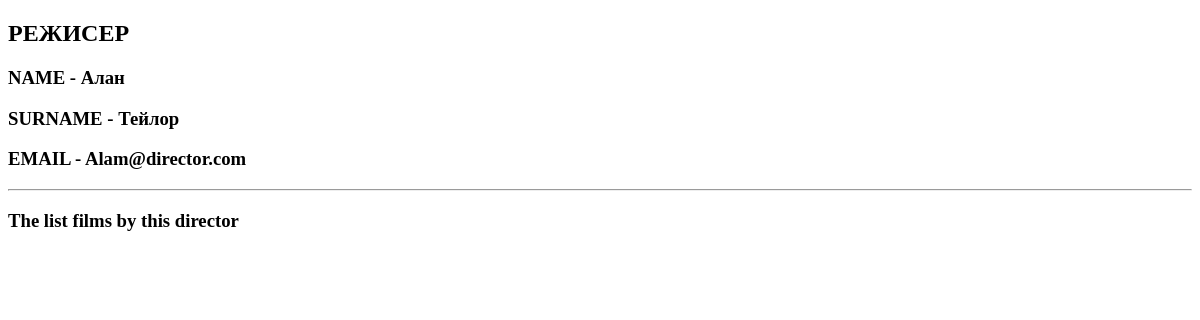
Before: /directors/1 with the older database file.
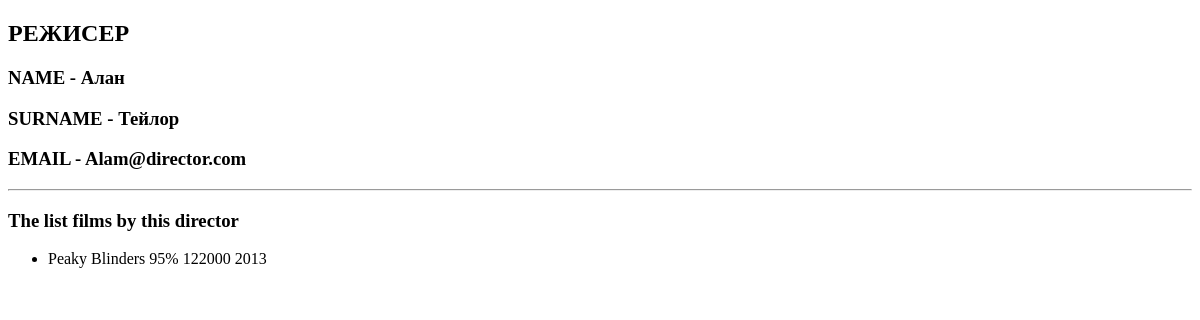
After: the same page with the newer database file.
### movie_app/models.py (models this page shows, shortened)
class Movie(models.Model):
    EUR = 'EUR'
    USD = 'USD'
    RUB = 'RUB'
    """Поле CHOICES используется, когда есть ограниченое множество элементов (пол, сезон года, )"""
    CURRENCY_CHOICES = [
        (EUR, 'Euro'),
        (USD, 'Dollars'),
        (RUB, 'Rubles'),
    ]
    name = models.CharField(max_length=40)
    rating = models.IntegerField(validators=[MinValueValidator(1), MaxValueValidator(100)])
    year = models.IntegerField(null=True, blank=True)
    budget = models.IntegerField(default=10000, validators=[MinValueValidator(0), MaxValueValidator(10000000)])
    slug = models.SlugField(default='', null=False, db_index=True)
    currency = models.CharField(max_length=3, choices=CURRENCY_CHOICES, default='RUB')
    director = models.ForeignKey(Director, on_delete=models.CASCADE, null=True,
                                 related_name='movies')  # 6.5 про  related_name='movies'
    actors = models.ManyToManyField(Actor)  # 6.5 про movie_set.all
    def __str__(self):
        return f' {self.name} {self.rating}% {self.budget} {self.year}'
    """Перенаправление фильма на all_movies.html, для создания ссылки"""

### movie_app/views.py (the view)
# urls.py: path('directors/<int:id_dir>', views.show_one_director, name='one_dir'),
def show_one_director(request, id_dir: int):
    dir = Director.objects.get(id=id_dir)
    return render(request, 'movie_app/one_director.html', {
        'dir': dir,
    })

### movie_app/templates/movie_app/one_director.html (shortened to what this page needs)
{% extends 'movie_app/base.html' %}
{% block content %}
  <h2> РЕЖИСЕР </h2>
  <h3> NAME - {{dir.name_director}} </h3>
  <h3> SURNAME - {{dir.surname_director}}</h3>
  <h3> EMAIL - {{dir.director_email}}</h3>
  <hr>
  <h3> The list films by this director </h3>
  <ul>
    {% for movie in dir.movies.all %}
        <li> {{ movie }} </li>
    {% endfor %}
  </ul>
{% endblock %}

Changed rows visible on the page:
now on this page (row edited): Movie: name+rating+budget "Peaky Blinders 95% 122000 2013"
